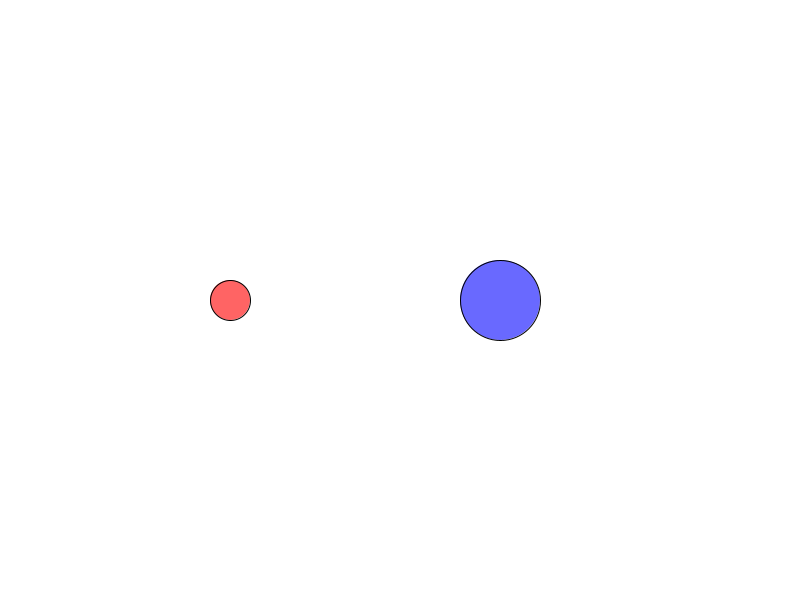
Frame 1 (no input)
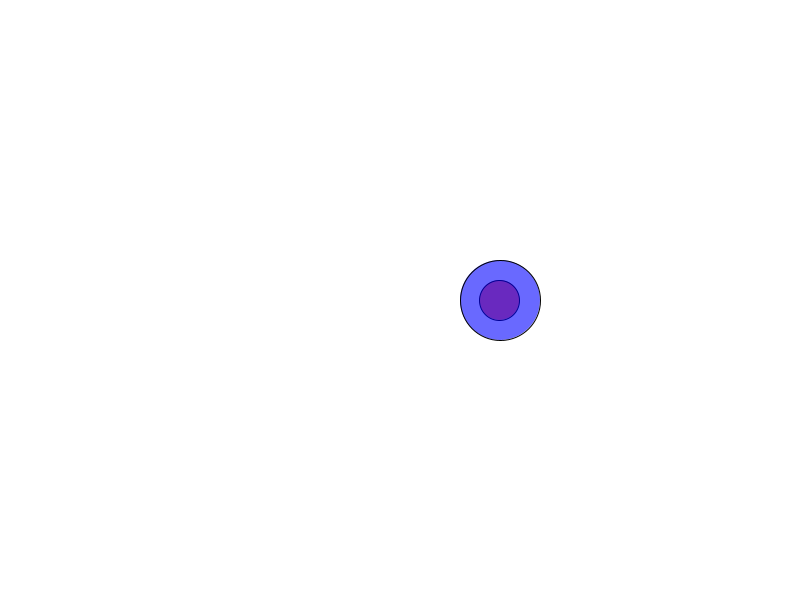
Frame 60 (the mouse pressed at the canvas centre just before this capture)
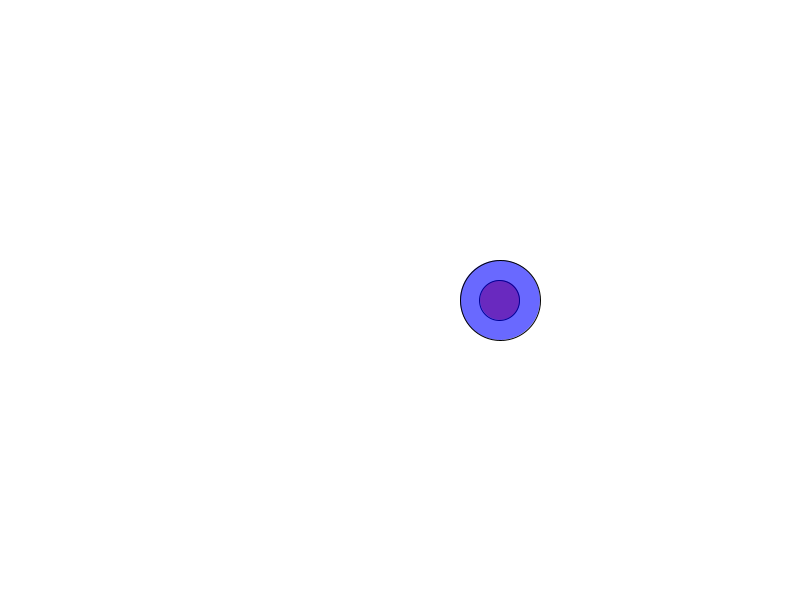
Frame 120 (the mouse held since frame 60 and released just before this capture)

The Processing sketch that drew these frames (run headless with seeded random() and noise(); from frame 60 on, the mouse is pressed at the canvas centre):

// Processing sketch: filtrado_01
// ── filtrado_01.pde

float xOrigen;
float xDestino;

float y;

float f;

void setup() {

  size(800, 600);
  
  xOrigen = 200;
  xDestino = 500;
  
  y = height/2;
  
  f = 0.9;
 

}

void draw() {

  background(255);
  
  // nuevaPosicion = destino * (1 - factorAmortiguacion) + origen * factorAmortiguacion
  // factorAmortiguacion 0-1
  
  // factorAmortiguacion = 1 --> 100%
  // nuevaPosicion = destino * (1 - 1) + origen * 1
  // nuevaPosicion = destino * 0 + origen * 1
  
  // factorAmortiguacion = 0 --> 0%
  // nuevaPosicion = destino * (1 - 0) + origen * 0
  // nuevaPosicion = destino * 1 + origen * 0
  
  // factorAmortiguacion = 0.9 --> 90%
  // nuevaPosicion = destino * (1 - 0.9) + origen * 0.9
  // nuevaPosicion = destino * 0.1 + origen * 0.9
  
 
  //xOrigen = xDestino;
  
  xOrigen = xDestino * (1-f) + xOrigen * f;
  
  fill(255, 0, 0, 155);
  ellipse(xOrigen, y , 40, 40);
  
  fill(0, 0, 255, 150);
  ellipse(xDestino, y , 80, 80);
  
  
}
